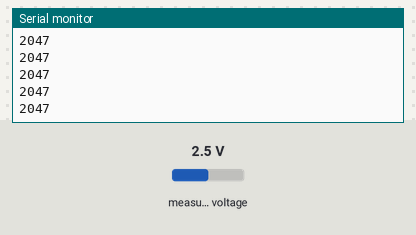
The sketch below on a simulated Arduino Uno, built with avr-gcc and run on an emulated ATmega328P. Parts: the last lines printed to the serial monitor. Wiring (inferred from the names in the program): MCP3202 converter: CS pin 10. The inputs (shaded band) are chosen by the test bench; at power-on: measured voltage 2.5 V.

Above: at 1.2 s.
1.3 s: measured voltage set to 0.1 V
At 2.2 s:
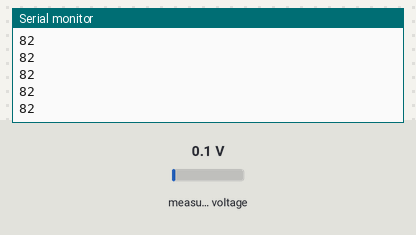
2.8 s: measured voltage set to 1.2 V
At 3.3 s:
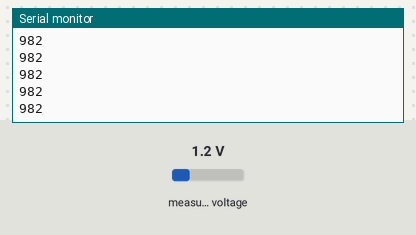
Timing chart, 0 to 5.8 s (numbered marks = the images above; inputs shaded):
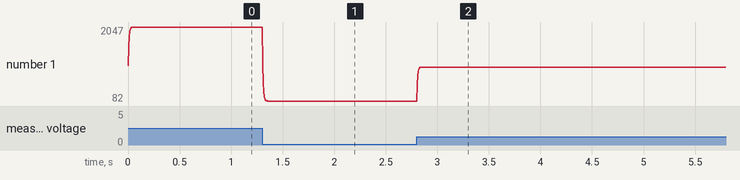

The sketch:

Teensy_LC_MCP3202_Read.ino
```cpp
// (licence header left out)
#include <SPI.h>


/************************* Defines ********************************/
#define DEBUG 1 /* Allow USB Serial */

#if DEBUG == 1
#define dprint(expression) Serial.print("# "); Serial.print( #expression ); Serial.print( ": " ); Serial.println( expression )
#define dshow(expression) Serial.println( expression )
#else
#define dprint(expression)
#define dshow(expression)
#endif

#ifndef cbi
#define cbi(sfr, bit) (_SFR_BYTE(sfr) &= ~_BV(bit))
#endif
#ifndef sbi
#define sbi(sfr, bit) (_SFR_BYTE(sfr) |= _BV(bit))
#endif

/* MCP3202 Defines */
/* Single channel read on chaanel 0 */
#define SingleChannel0 0b10100000
/* Single channel read on chaanel 1 */
#define SingleChannel1 0b11100000
/* Differential channel read CH0 as +ve, CH1 as -ve */
#define DiffChannel0 0b00100000
/* Differential channel read CH0 as -ve, CH1 as +ve */
#define DiffChannel1 0b01100000

/* Define the Chip Select pin */
#define CS 10

/************************** Variables *****************************/
uint16_t running_average;


/**************************  Functions ****************************/
uint16_t read_mcp3202(uint8_t mode) {
  uint8_t HIGH_BYTE = 0;
  uint8_t LOW_BYTE = 0;
  uint16_t out_word = 0;
  /* Stop interrupts */
  cli();
  /* Begin transaction */
  /* 1.5 mHz clock speed, datasheet page 3 */
  SPI.beginTransaction(SPISettings(1500000, MSBFIRST, SPI_MODE3));
  /* Take the chip select LOW to begin */
  digitalWrite(CS, LOW);
  /* Send 7 leading Zeros and a Strat bit, datasheet page 17 */
  LOW_BYTE = SPI.transfer(0x01);
  /* Read the HIGH byte from the '3202 */
  HIGH_BYTE = SPI.transfer(mode);
  /* Read the LOW byte */
  LOW_BYTE = SPI.transfer(0);
  /* Take the chip select HIGH */
  digitalWrite(CS, HIGH);
  /* End the transaction */
  SPI.endTransaction();
  /* Restore interrupts */
  sei();
  /* Get the HIGH nibble and place it in the out word */
  out_word = (HIGH_BYTE & 0x0f) << 8;
  /* Place the LOW byte in the out word */
  out_word = out_word | LOW_BYTE;
  /* Return the out word */
  return out_word ;
}

/******************************************************************/
/*************************** Setup ********************************/
/******************************************************************/
void setup() {
  if (DEBUG) {
    Serial.begin(115200);
  }

  /************************* Setup Pins ***************************/
  /* Pin D10 as OUTPUT for Chip Select */
  pinMode(CS, OUTPUT);
  /* Take CS High to begin */
  digitalWrite(CS, HIGH);

  /************************* Setup SPI ***************************/
  SPI.begin();


}/**************************  End Setup **************************/


/******************************************************************/
/**************************** Loop ********************************/
/******************************************************************/
void loop() {

  running_average = (running_average + read_mcp3202(SingleChannel0)) / 2;
  Serial.println(running_average);

  delay(5);


}/*************************** End Loop *****************************/
```

Measured:
- after the input at 1.3 s, the serial monitor: prints a new line at once (image 1)
- after the input at 2.8 s, the serial monitor: prints a new line at once (image 2)
- plotted number 1: 2047 → 82 after the input at 1.3 s, 82 → 982 after the input at 2.8 s
